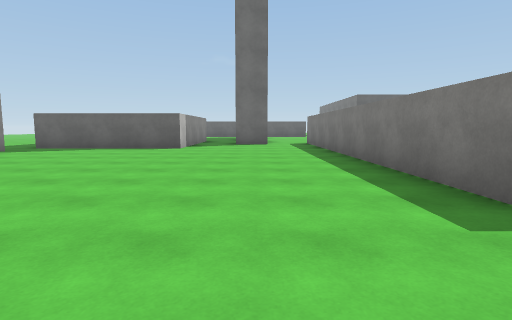
[1] (above)

18 first-person views from a walk through a scene from a Unity 3-D project. The camera is 1.3 m above the floor, tilts 6° down and sees 80° across. The floor is counted in squares, 2.25 m on a side. Each view is taken from the middle of a square. On the plan, view 1 faces up. The plan holds only what a view shows up to about 9 squares ahead; the rest is blank. The place goes on beyond the plan. The player is left out. Surface patterns are stand-ins for the level's own textures.

[2]
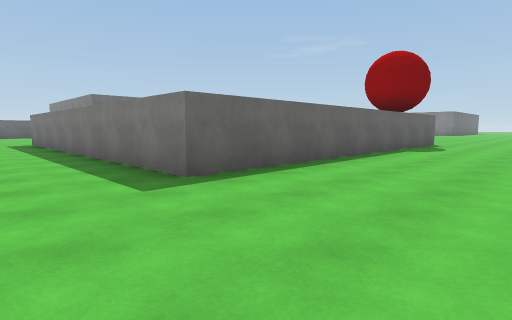

[3]
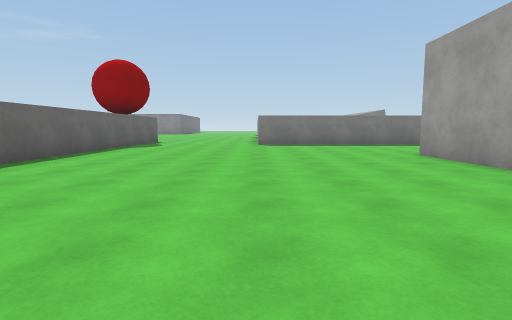

[4]
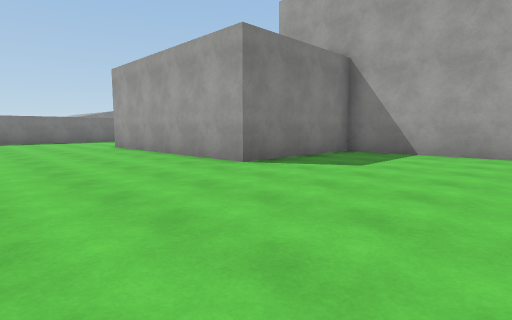

[5]
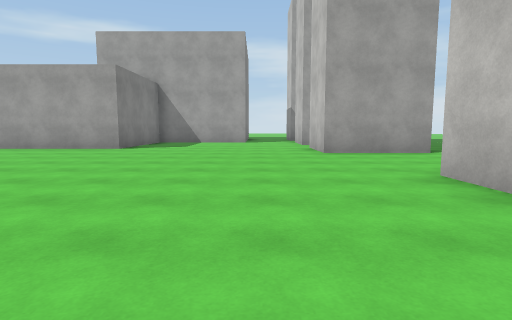

[6]
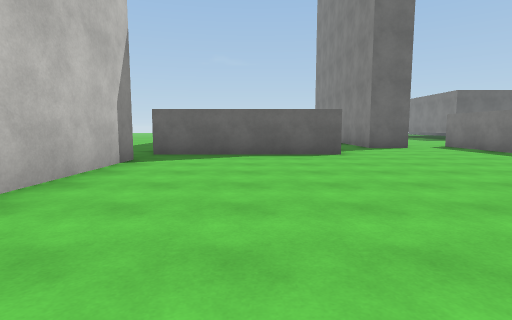

[7]
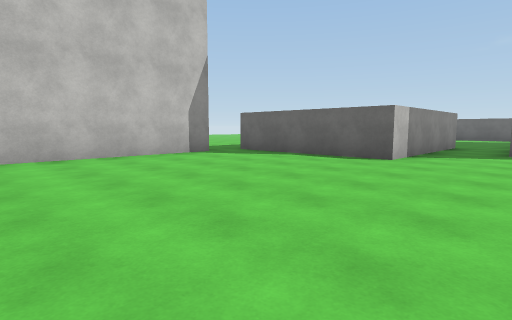

[8]
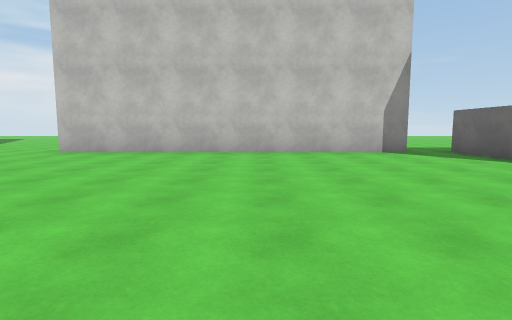

[9]
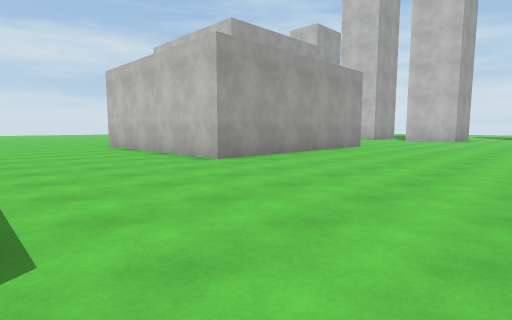

[10]
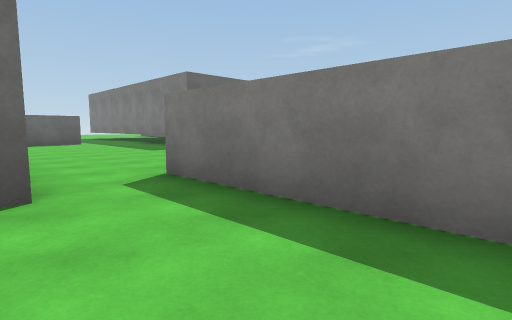

[11]
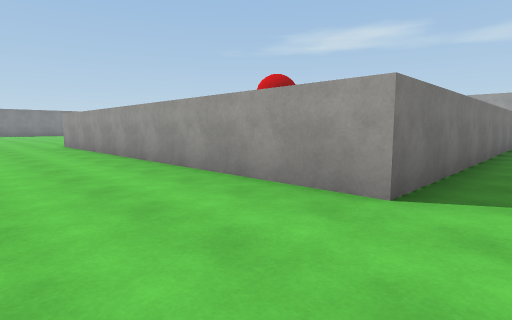

[12]
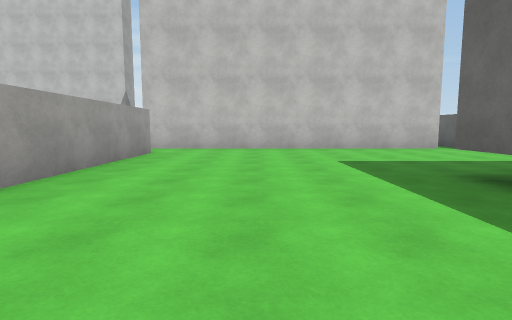

[13]
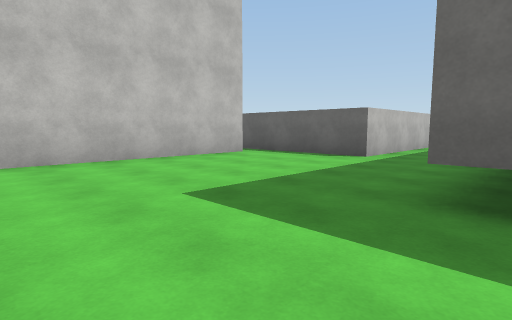

[14]
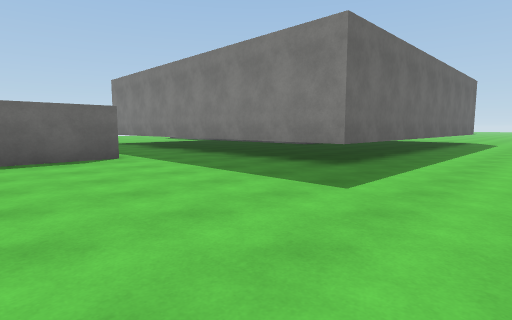

[15]
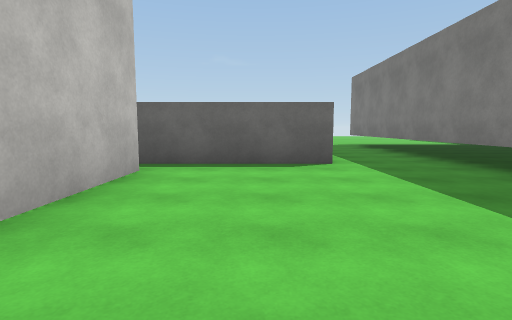

[16]
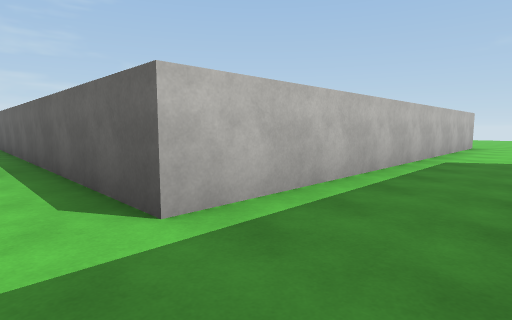

[17]
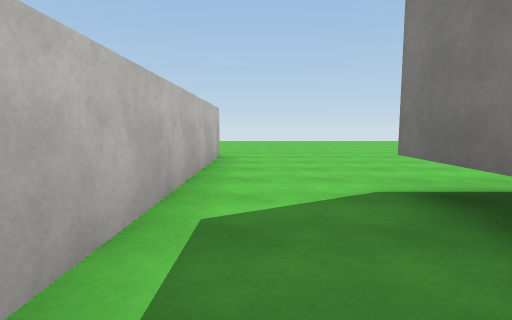

[18]
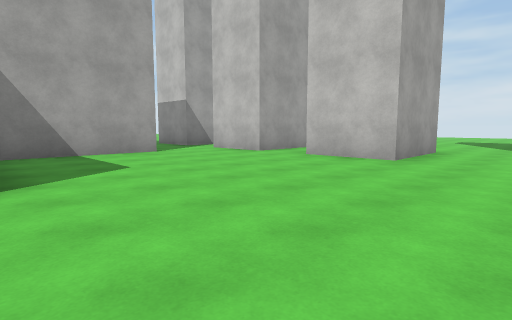

### Floor plan
Points are (right, up) in squares from view 1. A wall is a line through its corners. A room is listed if a view was taken in it or the views show most of it. See-through windows are left out.
Room 1 (views 1, 2, 3, 4, 5, 6, 7, 8, 9, 10, 18)
walls: (-5.6, -4.1) (-5.6, -6); (9.5, 2.1) (1.9, 2.1) (1.9, 11.6); (-5.6, -7.4) (-5.6, -9.2); (-3.6, -9.1) (-0.2, -9.1) (-0.2, -5.5) (5.5, -5.5) (5.5, -10.4); (-6.2, 7.6) (-6.2, -0.8); (0.4, 10.8) (-0.8, 10.8); (-2.1, 13.2) (-2.1, 8.6) (-6.2, 8.6)
ways out: opening at (1, 11) to room 2; opening at (-7, 8); opening at (-6.3, -2); opening at (-6, -7); opening at (-4.5, -9); opening at (-1.5, 14)
Room 2 (views 11, 12, 13, 14, 15, 16, 17)
walls: (0.4, 19.2) (0.4, 10.8); (1.9, 11.6) (9.5, 11.6); (9.5, 16.4) (5.3, 16.4) (5.3, 25.9); (3.2, 26.5) (3.2, 19.9) (0, 19.9)
ways out: opening at (1, 11) to room 1; opening at (4.5, 26.5)

Positions as (right, up) in squares from view 1, and headings:
1: (0, 0), facing up
2: (0, -1), facing up-right
3: (-1, -2), facing right
4: (-4, -2), facing down-right
5: (-4, 3), facing down
6: (-4, 2), facing up
7: (0, 3), facing up-left
8: (1, 4), facing left
9: (9, -1), facing down-left
10: (0, 8), facing up-right
11: (1, 14), facing down-right
12: (9, 14), facing left
13: (6, 14), facing up-left
14: (1, 14), facing up-right
15: (2, 15), facing up
16: (5, 19), facing up-left
17: (4, 23), facing up
18: (0, -2), facing down-left
